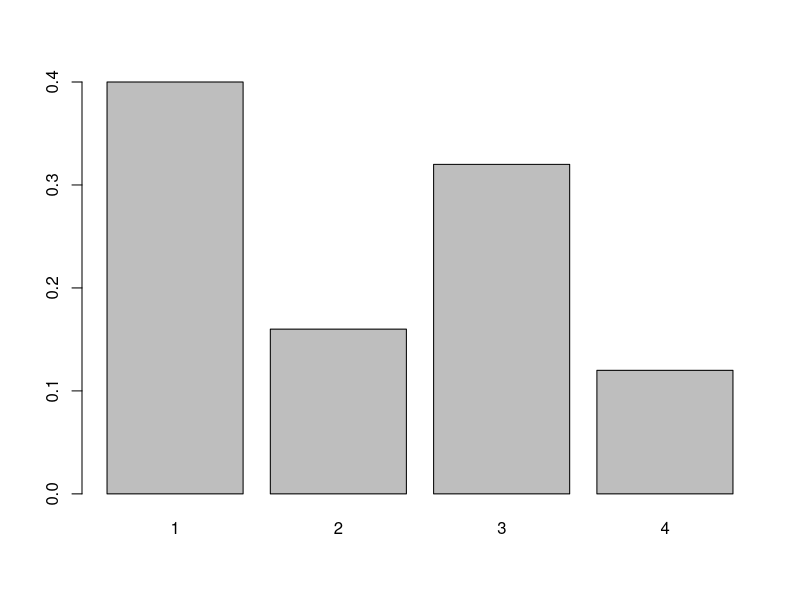
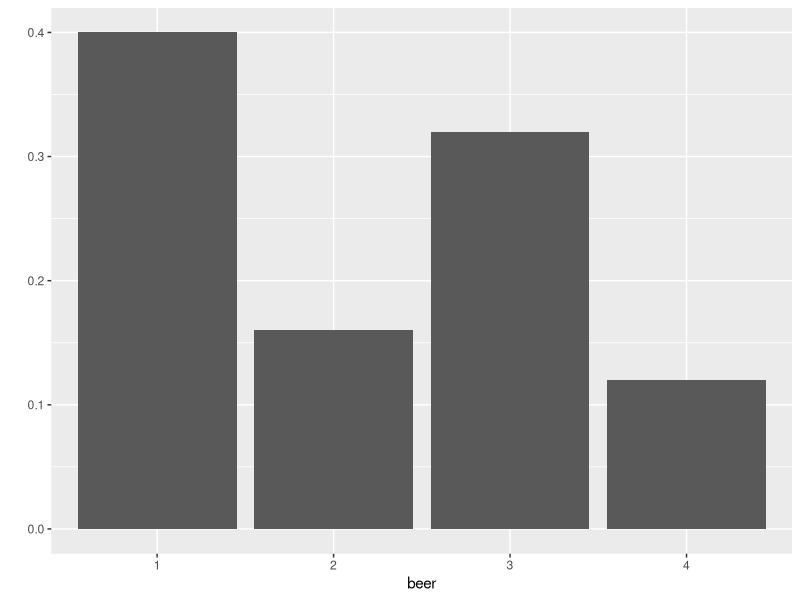
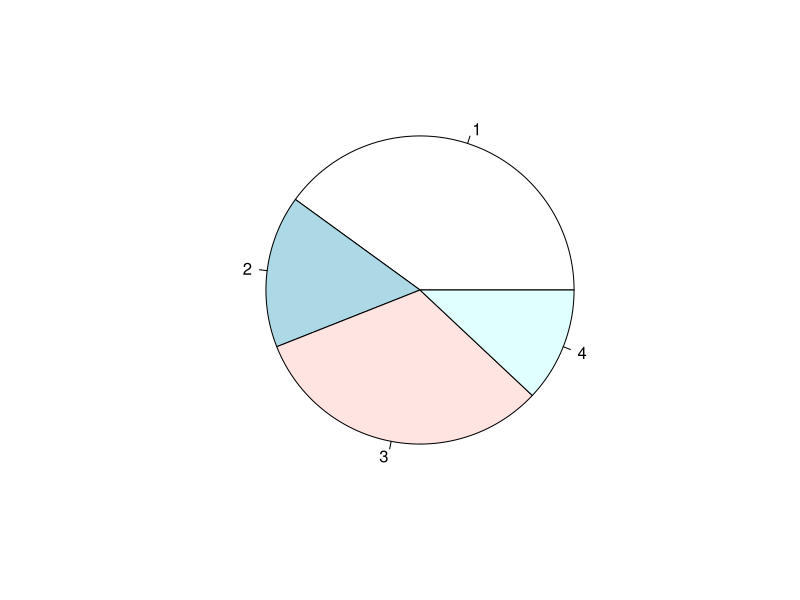
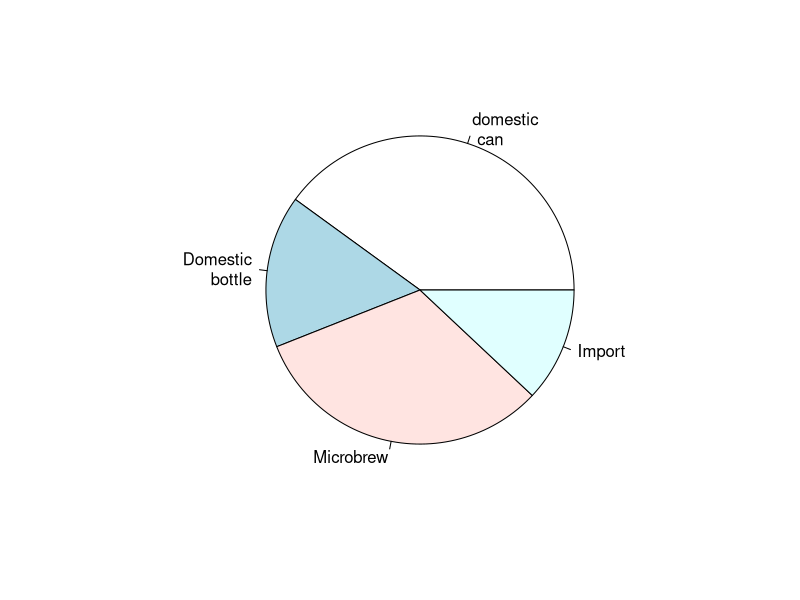
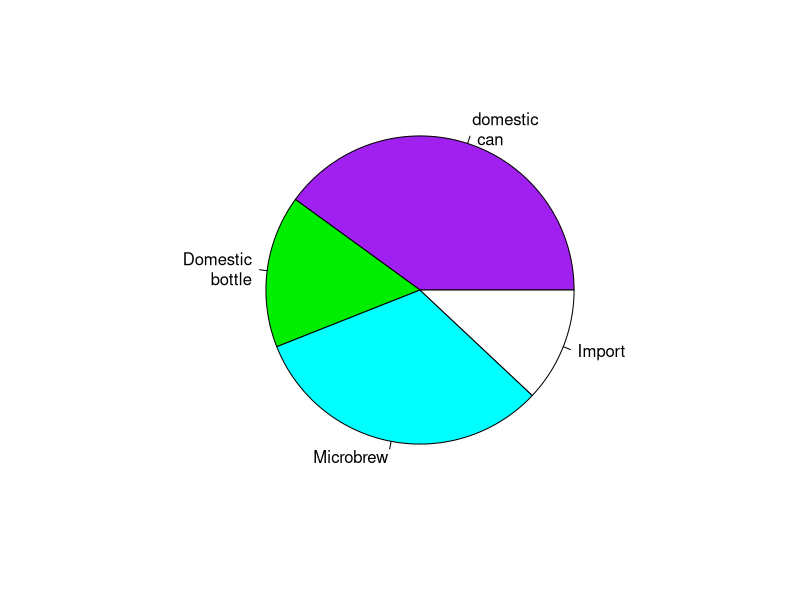
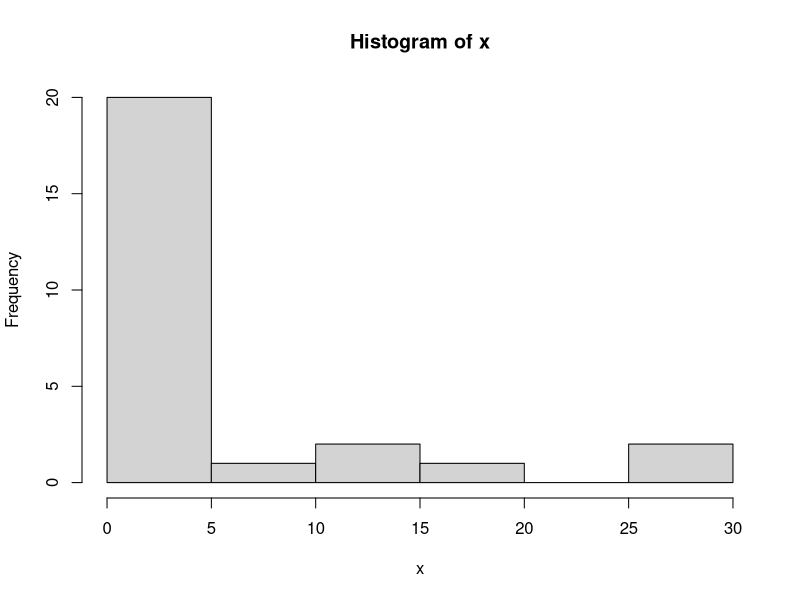
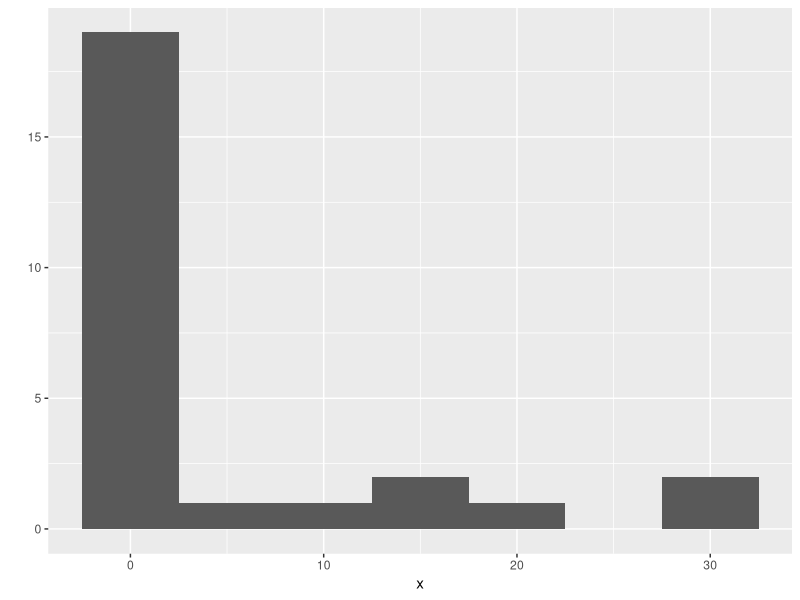
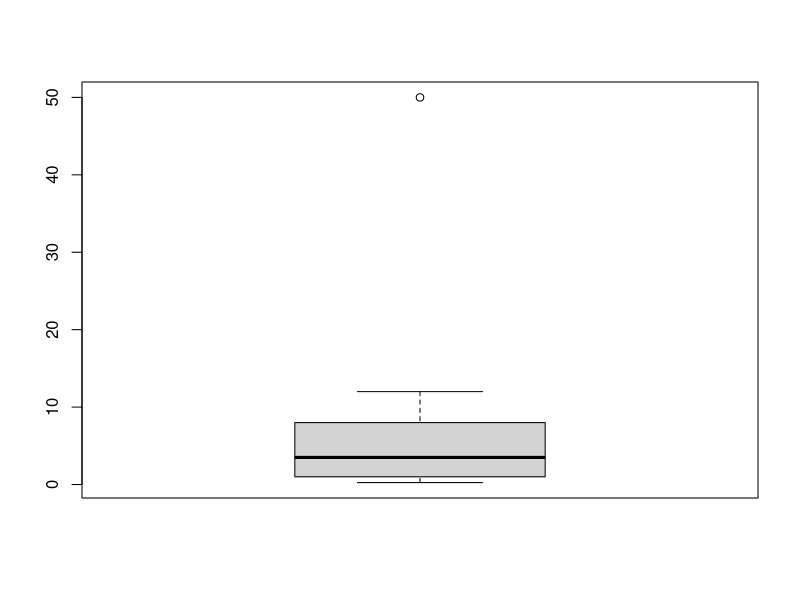

Here is the R script that generated these plots, in order:
## ---- chunk 1
# 비복원 추출 (without replacement)
sample(1:20, 10)

# 복원 추출 (with replacemnet) 
sample(1:20, 10, replace=T)

## ---- chunk 2
x = c("Yes", "No", "No", "Yes", "Yes")
table(x)
factor(x)
## ---- chunk 3
beer = c(3, 4, 1, 1, 3, 4, 3, 3, 1, 3, 2, 1, 2, 1, 2, 3, 2, 3, 1, 1, 1, 1, 4, 3, 1)
barplot(table(beer)/length(beer))
## ---- chunk 4
library(ggplot2)
beer.df <- data.frame(table(beer)/length(beer))
qplot(beer, weight=Freq, data=beer.df, geom="bar")
## ---- chunk 5
beer.counts <- table(beer)
pie(beer.counts)
## ---- chunk 6
names(beer.counts) = c("domestic\n can", "Domestic\n bottle", "Microbrew", "Import")
# \n 은 줄바꾸기용
pie(beer.counts)
pie(beer.counts, col = c("purple", "green2", "cyan", "white"))
## ---- chunk 7
sales <- c(12, 0.4, 5, 2, 50, 8, 3, 1, 4, 0.25)
mean(sales)
var(sales)
median(sales)
var(sales)
sd(sales)
summary(sales)
quantile(sales, 0.25)
quantile(sales, c(0.25, 0.75))
sort(sales)
IQR(sales)
## ---- chunk 8
scores <- c(2, 3, 16, 23, 14, 12, 4, 13, 2, 0, 0, 0, 6, 28, 31, 14, 4, 8, 2, 5)
stem(scores)
## ---- chunk 9
cats <- cut(sales, breaks = c(0, 1, 5, max(sales)))
cats
table(cats)
## ---- chunk 10
levels(cats) <- c("poor", "rich", "rolling in it")
table(cats)
## ---- chunk 11
x = c(29.6, 28.2, 19.6, 13.7, 13, 7.8, 3.4, 2, 1.9, 1, 0.7, 0.4, 0.4, 0.3, 0.3, 
    0.3, 0.3, 0.3, 0.2, 0.2, 0.2, 0.1, 0.1, 0.1, 0.1, 0.1)
hist(x)
qplot(x, binwidth=5)
## ---- chunk 12
boxplot(sales)
boxplot(scores)
## ---- chunk 13
y <- sort(rnorm(40, 170, 26)) # 평균 170, 표준편차 26인 정규분포에서 40개의 난수 생성
x <- sort(rnorm(40, 70, 6)) # 평균 70, 표준편차 6인 정규분포에서 40개의 난수 생성

matrix <- cbind(x,y)
head(matrix)

## ---- chunk 14
cov(x,y)
cor(x,y)
## ---- chunk 15
plot(x, y, xlab="Height", ylab="Weight", main="Weights and Heights")
